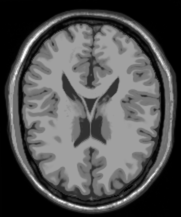
#> input picture materiales/T1.png, 181 x 217 px
$ python nlm_filter.py
#> lines starting #> are read from the running program, lines starting #| are printed output that depends on the picture
#> in read_image, image is the input picture: shape (217, 181); min 0, max 255, mean 80.4
### noise.py
from enum import Enum

import numpy as np


class NoiseTypes(Enum):
    RICIAN_NOISE = 1
    GAUSSIAN_NOISE = 2


def add_noise(image: np.ndarray, noise_type: NoiseTypes, **kwargs) -> np.ndarray:
    return_image = image.copy()

    if noise_type == NoiseTypes.RICIAN_NOISE:
        """
        Inspired by https://stackoverflow.com/questions/67006926/how-do-you-add-rician-noise-to-an-image
        """
        intensity = kwargs.get('intensity', 0.2)

        v = 1
        s = 1
        N = image.size
#> N = 39277

        noise = np.random.normal(scale=s, size=(N, 2)) + [[v, 0]]
        noise = np.linalg.norm(noise, axis=1)

        mean_noise = np.mean(noise)
#> mean_noise = 1.54
        mean_image = np.mean(image)
#> mean_image = 0.315
        factor = intensity * mean_image / mean_noise
#> factor = 0.0204
        return_image += (factor * noise).reshape(image.shape)

    return return_image

### nlm_filter.py
import numpy as np
import scipy.ndimage.filters as filters


def slides(data: np.ndarray, ws: int = 3, p: int = 1) -> np.ndarray:
    """
    Generates windowed view of input array, for a window size and a padding
    :param data: input array
    :param ws: window size
    :param p: padding
    :return: windowed view of input array
    """
#> called with ws = 3, p = 1
    rs = (data.shape[0] - ws + 2 * p) + 1
#> rs = 217
    cs = (data.shape[1] - ws + 2 * p) + 1
#> cs = 181

    data = np.pad(data, ((p, p), (p, p)))
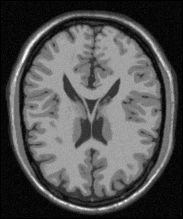
#> data: shape (219, 183) float64; min 0, max 1.04, mean 0.34; drawn with min black and max white
    shape = (rs, cs, ws, ws)
#> shape = (217, 181, 3, 3)
    strides = (data.strides[0], data.strides[1], data.strides[0], data.strides[1])
#> strides = (1464, 8, 1464, 8)
    s = np.lib.stride_tricks.as_strided(data, shape, strides)

    return s


def nlm(im: np.ndarray, ws: int, h: float):
    padding = ws // 2
    slides_im = slides(im, ws, padding)
    result = np.zeros(im.shape)

    for i in np.arange(im.shape[0]):
        for j in np.arange(im.shape[1]):
            # calculations for current pixel
            current = slides_im[i, j]
            distances = np.exp(-(np.sqrt(np.sum((slides_im - current) ** 2, axis=(2, 3))) / (h ** 2)))
            z = np.sum(distances)
            w = distances / z

            # fix current pixel weight
            w[i, j] = 0
            w[i, j] = np.max(w)

            result[i, j] = np.sum(w * im)
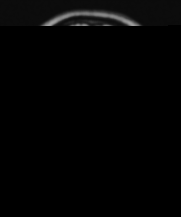
#> result: shape (217, 181) float64; min 0, max 0.62, mean 0.0125
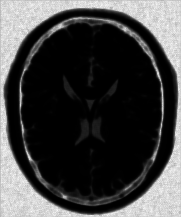
#> w: shape (217, 181) float64; min 2.39e-09, max 9.67e-05, mean 2.55e-05; drawn with min black and max white

    return result


if __name__ == "__main__":
    import time
    import matplotlib.pyplot as plt
    import cv2.cv2 as cv2
    from noise import add_noise, NoiseTypes


    def read_image(file):
        image = cv2.imread(file, cv2.COLOR_BGR2GRAY)
        image = image.astype(np.float64)
        image = image / 255.
        return image

    image = read_image("materiales/T1.png")
    noise_image = add_noise(image=image, noise_type=NoiseTypes.RICIAN_NOISE, intensity=0.1)
    start = time.time()
#> (the run stopped early here; a loop or call above may not have finished)
